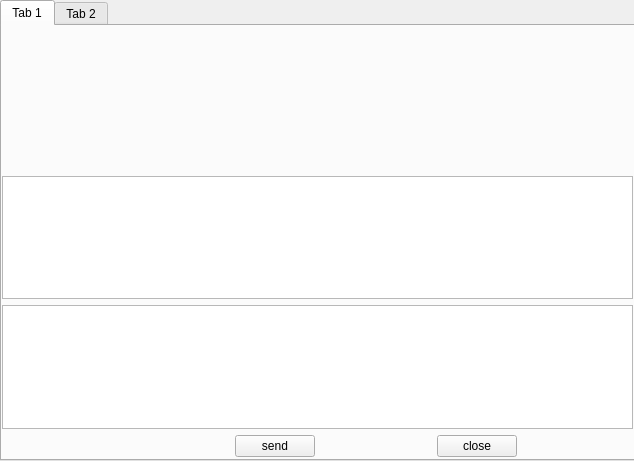
<?xml version="1.0" encoding="UTF-8"?>
<ui version="4.0">
 <class>session</class>
 <widget class="QWidget" name="session">
  <property name="geometry">
   <rect>
    <x>0</x>
    <y>0</y>
    <width>634</width>
    <height>461</height>
   </rect>
  </property>
  <property name="windowTitle">
   <string>Form</string>
  </property>
  <widget class="QTabWidget" name="tabWidget">
   <property name="geometry">
    <rect>
     <x>0</x>
     <y>0</y>
     <width>641</width>
     <height>461</height>
    </rect>
   </property>
   <property name="currentIndex">
    <number>0</number>
   </property>
   <widget class="QWidget" name="tab">
    <attribute name="title">
     <string>Tab 1</string>
    </attribute>
    <widget class="QWidget" name="gridLayoutWidget">
     <property name="geometry">
      <rect>
       <x>0</x>
       <y>150</y>
       <width>631</width>
       <height>281</height>
      </rect>
     </property>
     <layout class="QGridLayout" name="gridLayout">
      <item row="0" column="0">
       <widget class="QTextBrowser" name="textBrowser"/>
      </item>
      <item row="2" column="0">
       <layout class="QHBoxLayout" name="horizontalLayout">
        <item>
         <spacer name="horizontalSpacer_2">
          <property name="orientation">
           <enum>Qt::Horizontal</enum>
          </property>
          <property name="sizeHint" stdset="0">
           <size>
            <width>40</width>
            <height>20</height>
           </size>
          </property>
         </spacer>
        </item>
        <item>
         <spacer name="horizontalSpacer_3">
          <property name="orientation">
           <enum>Qt::Horizontal</enum>
          </property>
          <property name="sizeHint" stdset="0">
           <size>
            <width>40</width>
            <height>20</height>
           </size>
          </property>
         </spacer>
        </item>
        <item>
         <widget class="QPushButton" name="pushButton">
          <property name="text">
           <string>send</string>
          </property>
         </widget>
        </item>
        <item>
         <spacer name="horizontalSpacer">
          <property name="orientation">
           <enum>Qt::Horizontal</enum>
          </property>
          <property name="sizeHint" stdset="0">
           <size>
            <width>40</width>
            <height>20</height>
           </size>
          </property>
         </spacer>
        </item>
        <item>
         <widget class="QPushButton" name="pushButton_2">
          <property name="text">
           <string>close</string>
          </property>
         </widget>
        </item>
        <item>
         <spacer name="horizontalSpacer_4">
          <property name="orientation">
           <enum>Qt::Horizontal</enum>
          </property>
          <property name="sizeHint" stdset="0">
           <size>
            <width>40</width>
            <height>20</height>
           </size>
          </property>
         </spacer>
        </item>
       </layout>
      </item>
      <item row="1" column="0">
       <widget class="QTextEdit" name="textEdit"/>
      </item>
     </layout>
    </widget>
   </widget>
   <widget class="QWidget" name="tab_2">
    <attribute name="title">
     <string>Tab 2</string>
    </attribute>
   </widget>
  </widget>
 </widget>
 <resources/>
 <connections/>
</ui>
